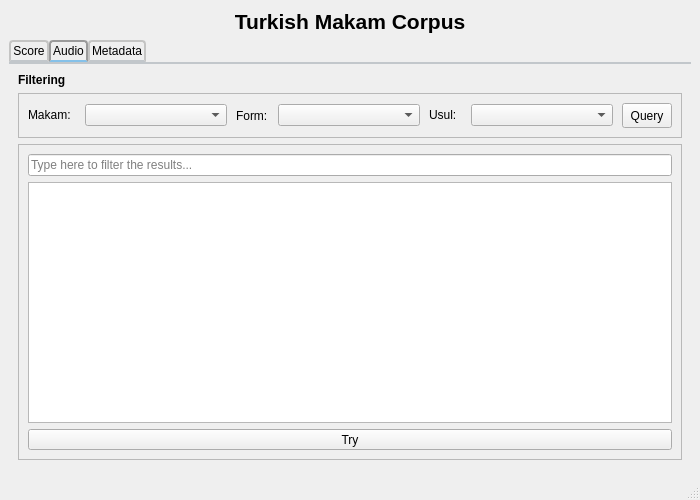
<?xml version="1.0" encoding="UTF-8"?>
<ui version="4.0">
 <class>MainWindow</class>
 <widget class="QMainWindow" name="MainWindow">
  <property name="geometry">
   <rect>
    <x>0</x>
    <y>0</y>
    <width>700</width>
    <height>500</height>
   </rect>
  </property>
  <property name="baseSize">
   <size>
    <width>4</width>
    <height>4</height>
   </size>
  </property>
  <property name="windowTitle">
   <string>MainWindow</string>
  </property>
  <widget class="QWidget" name="centralwidget_makam">
   <layout class="QVBoxLayout" name="verticalLayout">
    <item>
     <widget class="QLabel" name="label_makam">
      <property name="text">
       <string>&lt;html&gt;&lt;head/&gt;&lt;body&gt;&lt;p&gt;&lt;span style=&quot; font-size:16pt; font-weight:600;&quot;&gt;Turkish Makam Corpus&lt;/span&gt;&lt;/p&gt;&lt;/body&gt;&lt;/html&gt;</string>
      </property>
      <property name="alignment">
       <set>Qt::AlignCenter</set>
      </property>
      <property name="wordWrap">
       <bool>false</bool>
      </property>
     </widget>
    </item>
    <item>
     <widget class="QTabWidget" name="tabWidget_makam_corpus">
      <property name="styleSheet">
       <string notr="true">QTabWidget::pane { /* The tab widget frame */
    border-top: 2px solid #C2C7CB;
    position: absolute;
    top: -0.5em;
}

QTabWidget::tab-bar {
    alignment: center;
}

/* Style the tab using the tab sub-control. Note that
    it reads QTabBar _not_ QTabWidget */
QTabBar::tab {
    background: qlineargradient(x1: 0, y1: 0, x2: 0, y2: 1,
                                stop: 0 #E1E1E1, stop: 0.4 #DDDDDD,
                                stop: 0.5 #D8D8D8, stop: 1.0 #D3D3D3);
    border: 2px solid #C4C4C3;
    border-bottom-color: #C2C7CB;  /*same as the pane color */
    border-top-left-radius: 4px;
    border-top-right-radius: 4px;
    min-width: 8ex;
    padding: 2px;
}

/*qlineargradient(x1: 0, y1: 0, x2: 0, y2: 1,
                                stop: 0 #E1E1E1, stop: 0.4 #DDDDDD,
                                stop: 0.5 #D8D8D8, stop: 1.0 #D3D3D3);
*/
QTabBar::tab:selected, QTabBar::tab:hover {
    background: qlineargradient(x1: 0, y1: 0, x2: 0, y2: 1,
                                stop: 0 #fafafa, stop: 0.4 #f4f4f4,
                                stop: 0.5 #e7e7e7, stop: 1.0 #fafafa);
    /*border-bottom-color: #85C1E9;*/
}

QTabBar::tab:selected {
    border-color: #9B9B9B;
    border-bottom-color: #85C1E9; /* same as pane color */
}</string>
      </property>
      <property name="currentIndex">
       <number>1</number>
      </property>
      <widget class="QWidget" name="tab_score">
       <attribute name="title">
        <string>Score</string>
       </attribute>
      </widget>
      <widget class="QWidget" name="tab_audio">
       <attribute name="title">
        <string>Audio</string>
       </attribute>
       <layout class="QVBoxLayout" name="verticalLayout_2">
        <item>
         <widget class="QLabel" name="label_filtering">
          <property name="sizePolicy">
           <sizepolicy hsizetype="Fixed" vsizetype="Fixed">
            <horstretch>0</horstretch>
            <verstretch>0</verstretch>
           </sizepolicy>
          </property>
          <property name="text">
           <string>&lt;html&gt;&lt;head/&gt;&lt;body&gt;&lt;p&gt;&lt;span style=&quot; font-weight:600;&quot;&gt;Filtering&lt;/span&gt;&lt;/p&gt;&lt;/body&gt;&lt;/html&gt;</string>
          </property>
         </widget>
        </item>
        <item>
         <widget class="QFrame" name="frame_attiributes">
          <property name="sizePolicy">
           <sizepolicy hsizetype="Preferred" vsizetype="Fixed">
            <horstretch>0</horstretch>
            <verstretch>0</verstretch>
           </sizepolicy>
          </property>
          <property name="frameShape">
           <enum>QFrame::StyledPanel</enum>
          </property>
          <property name="frameShadow">
           <enum>QFrame::Raised</enum>
          </property>
          <layout class="QGridLayout" name="gridLayout">
           <item row="1" column="0">
            <layout class="QHBoxLayout" name="horizontalLayout_filtering">
             <property name="spacing">
              <number>2</number>
             </property>
             <property name="sizeConstraint">
              <enum>QLayout::SetFixedSize</enum>
             </property>
             <item>
              <widget class="QLabel" name="label_filter_makam">
               <property name="sizePolicy">
                <sizepolicy hsizetype="Fixed" vsizetype="Fixed">
                 <horstretch>0</horstretch>
                 <verstretch>0</verstretch>
                </sizepolicy>
               </property>
               <property name="maximumSize">
                <size>
                 <width>55</width>
                 <height>16777215</height>
                </size>
               </property>
               <property name="text">
                <string>Makam:</string>
               </property>
               <property name="buddy">
                <cstring>comboBox_makam</cstring>
               </property>
              </widget>
             </item>
             <item>
              <widget class="QComboBox" name="comboBox_makam"/>
             </item>
             <item>
              <spacer name="horizontalSpacer_makam_form">
               <property name="orientation">
                <enum>Qt::Horizontal</enum>
               </property>
               <property name="sizeType">
                <enum>QSizePolicy::Fixed</enum>
               </property>
               <property name="sizeHint" stdset="0">
                <size>
                 <width>7</width>
                 <height>10</height>
                </size>
               </property>
              </spacer>
             </item>
             <item>
              <widget class="QLabel" name="label_filter_form">
               <property name="maximumSize">
                <size>
                 <width>40</width>
                 <height>16777215</height>
                </size>
               </property>
               <property name="text">
                <string>Form:</string>
               </property>
               <property name="buddy">
                <cstring>comboBox_form</cstring>
               </property>
              </widget>
             </item>
             <item>
              <widget class="QComboBox" name="comboBox_form"/>
             </item>
             <item>
              <spacer name="horizontalSpacer_form_usul">
               <property name="orientation">
                <enum>Qt::Horizontal</enum>
               </property>
               <property name="sizeType">
                <enum>QSizePolicy::Fixed</enum>
               </property>
               <property name="sizeHint" stdset="0">
                <size>
                 <width>7</width>
                 <height>10</height>
                </size>
               </property>
              </spacer>
             </item>
             <item>
              <widget class="QLabel" name="label_filter_usul">
               <property name="sizePolicy">
                <sizepolicy hsizetype="Fixed" vsizetype="Fixed">
                 <horstretch>0</horstretch>
                 <verstretch>0</verstretch>
                </sizepolicy>
               </property>
               <property name="maximumSize">
                <size>
                 <width>40</width>
                 <height>16777215</height>
                </size>
               </property>
               <property name="text">
                <string>Usul:</string>
               </property>
               <property name="buddy">
                <cstring>comboBox_usul</cstring>
               </property>
              </widget>
             </item>
             <item>
              <widget class="QComboBox" name="comboBox_usul"/>
             </item>
             <item>
              <spacer name="horizontalSpacer">
               <property name="orientation">
                <enum>Qt::Horizontal</enum>
               </property>
               <property name="sizeType">
                <enum>QSizePolicy::Fixed</enum>
               </property>
               <property name="sizeHint" stdset="0">
                <size>
                 <width>7</width>
                 <height>5</height>
                </size>
               </property>
              </spacer>
             </item>
             <item>
              <widget class="QToolButton" name="toolButton_query">
               <property name="sizePolicy">
                <sizepolicy hsizetype="Fixed" vsizetype="Fixed">
                 <horstretch>0</horstretch>
                 <verstretch>0</verstretch>
                </sizepolicy>
               </property>
               <property name="minimumSize">
                <size>
                 <width>50</width>
                 <height>25</height>
                </size>
               </property>
               <property name="maximumSize">
                <size>
                 <width>30</width>
                 <height>25</height>
                </size>
               </property>
               <property name="text">
                <string>Query</string>
               </property>
               <property name="icon">
                <iconset resource="resource-compmusic.qrc">
                 <normaloff>:/compmusic/images/magnifying-glass.png</normaloff>:/compmusic/images/magnifying-glass.png</iconset>
               </property>
               <property name="checkable">
                <bool>false</bool>
               </property>
              </widget>
             </item>
            </layout>
           </item>
          </layout>
         </widget>
        </item>
        <item>
         <widget class="QFrame" name="frame_results">
          <property name="frameShape">
           <enum>QFrame::StyledPanel</enum>
          </property>
          <property name="frameShadow">
           <enum>QFrame::Raised</enum>
          </property>
          <layout class="QGridLayout" name="gridLayout_2">
           <item row="0" column="0">
            <layout class="QVBoxLayout" name="verticalLayout_results">
             <item>
              <widget class="QLineEdit" name="lineEdit_filter">
               <property name="text">
                <string/>
               </property>
               <property name="placeholderText">
                <string>Type here to filter the results...</string>
               </property>
              </widget>
             </item>
             <item>
              <widget class="QTableView" name="tableView_results"/>
             </item>
            </layout>
           </item>
           <item row="1" column="0">
            <widget class="QToolButton" name="toolButton">
             <property name="sizePolicy">
              <sizepolicy hsizetype="Expanding" vsizetype="Fixed">
               <horstretch>0</horstretch>
               <verstretch>0</verstretch>
              </sizepolicy>
             </property>
             <property name="text">
              <string>Try</string>
             </property>
            </widget>
           </item>
          </layout>
         </widget>
        </item>
       </layout>
      </widget>
      <widget class="QWidget" name="tab_metadata">
       <attribute name="title">
        <string>Metadata</string>
       </attribute>
       <layout class="QVBoxLayout" name="verticalLayout_3"/>
      </widget>
     </widget>
    </item>
   </layout>
  </widget>
  <widget class="QMenuBar" name="menubar_makam">
   <property name="geometry">
    <rect>
     <x>0</x>
     <y>0</y>
     <width>700</width>
     <height>25</height>
    </rect>
   </property>
  </widget>
  <widget class="QStatusBar" name="statusbar_makam"/>
 </widget>
 <resources>
  <include location="resource-compmusic.qrc"/>
 </resources>
 <connections/>
</ui>
